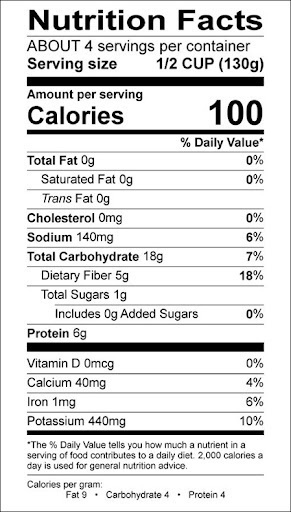
#> input picture BlackBeansNutritionLabel.jpg, 291 x 512 px, found by its file name
$ python findLetter_image.py
#> lines starting #> are read from the running program, lines starting #| are printed output that depends on the picture; after the words box and inside, x2 and y2 are one past the last pixel; in counts of white or black regions, pixels touching at a corner belong together
import cv2
import numpy as np
from PIL import Image
from numpy.core.fromnumeric import size
import pytesseract
#from adafruit_servokit import ServoKit


import time
from datetime import datetime

from pytesseract.pytesseract import image_to_alto_xml

pytesseract.pytesseract.tesseract_cmd = r'C:\Program Files\Tesseract-OCR\tesseract.exe'

#myKit = ServoKit(channels=16)
presentime = datetime.now()
timeStamp=time.time()

img = cv2.imread('NutritionData/BlackBeansNutritionLabel.jpg')
#> img is the input picture: shape (512, 291, 3); min 0, max 255, mean 219.8
skipROI = img[400:50, 950:1300]
#> skipROI = empty array
gray = cv2.cvtColor(img, cv2.COLOR_BGR2GRAY)
ret, bw = cv2.threshold(gray,100,255,cv2.THRESH_BINARY_INV)
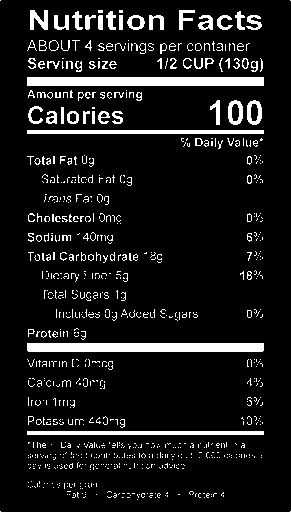
#> bw: shape (512, 291); 9.8% white; 849 white regions (757 under 20 px), largest, box (x1, y1, x2, y2) and area: (27, 77, 264, 86) 2133, (27, 343, 264, 352) 2131, (27, 130, 264, 134) 948
cv2.rectangle(img, (400,50), (950,1300), (0,255,0), 1)
cv2.imshow('image', img)
#cv2.imshow('ROI', skipROI)

#> (the run stopped early here; a loop or call above may not have finished)
